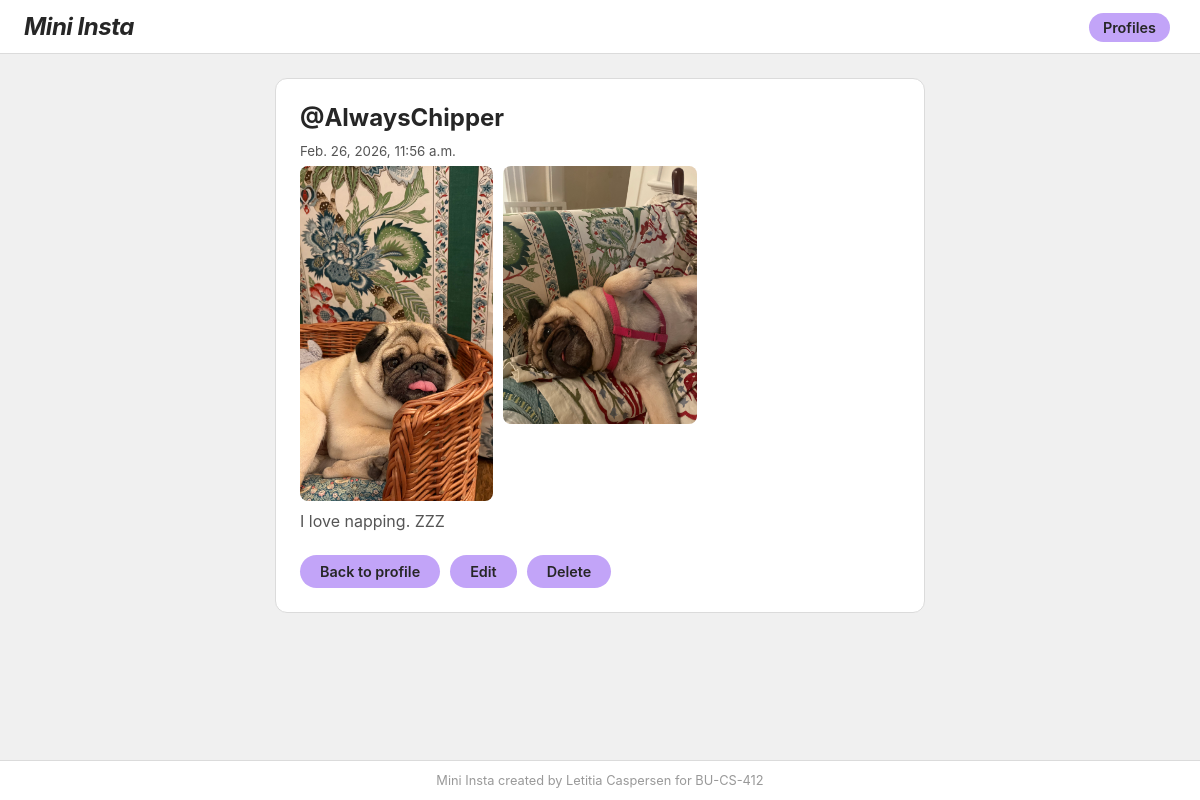
Page /mini_insta/post/7 on the earlier database version.
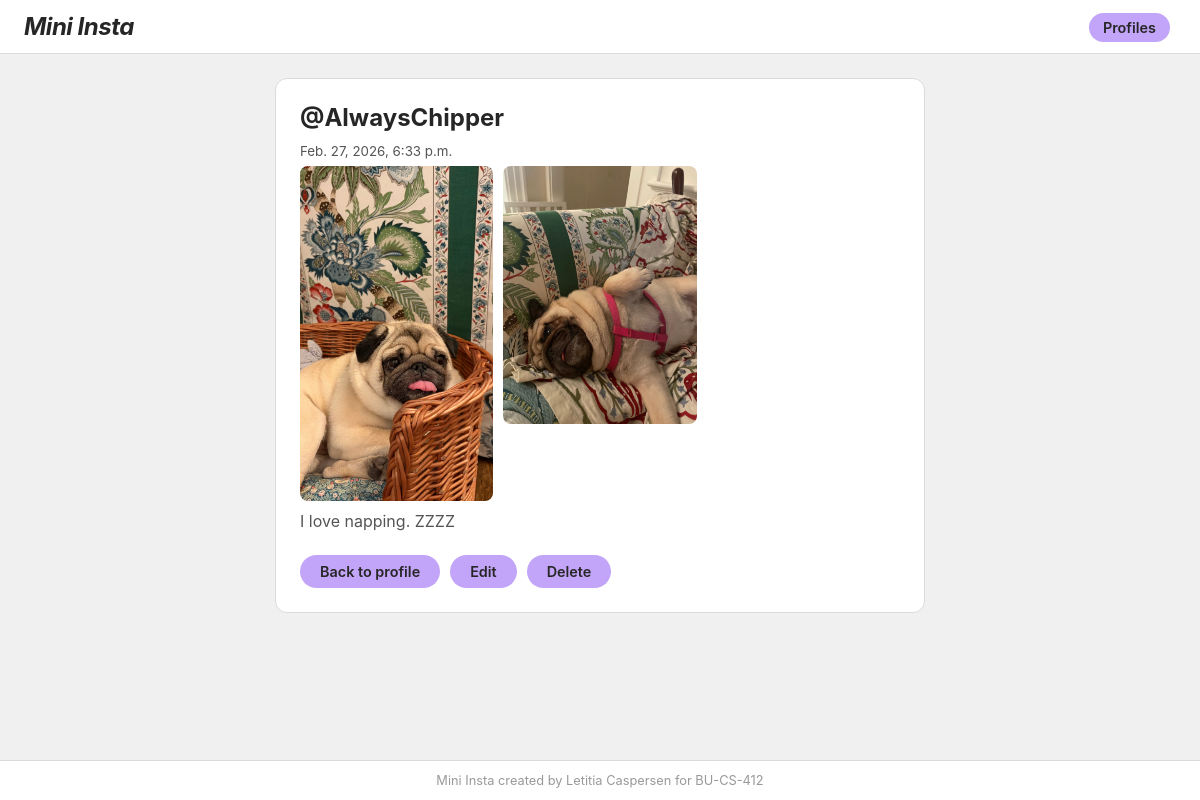
Same page on the later database version.
### mini_insta/models.py (models this page shows, shortened)
class Post(models.Model):
    profile = models.ForeignKey("Profile", on_delete=models.CASCADE)
    timestamp = models.DateTimeField(auto_now=True)
    caption = models.TextField(max_length=256,blank=True)
    def get_all_photos(self):
        photos = Photo.objects.filter(post=self)
        return photos

class Profile(models.Model):
    username = models.CharField(max_length=32, unique=True)
    display_name = models.CharField(max_length=32)
    profile_image_url = models.URLField(max_length=256)
    bio_text = models.TextField(max_length=256)
    join_date = models.DateField(auto_now=False,auto_now_add=True)

class Photo(models.Model):
    post = models.ForeignKey("Post", on_delete=models.CASCADE)
    image_url = models.URLField(blank=True)
    timestamp = models.DateTimeField(auto_now=True)
    image_file = models.ImageField(blank=True)
    def get_image_url(self):
        if self.image_url:
            return self.image_url
        else:
            return self.image_file.url

### mini_insta/views.py (the view)
# urls.py: path('post/<int:pk>', PostDetailView.as_view(), name='show_post'),
class PostDetailView(DetailView):
    model = Post
    template_name = 'mini_insta/show_post.html'
    context_object_name = 'post'

### mini_insta/templates/mini_insta/show_post.html
{% extends 'mini_insta/base.html' %}
{% load static %}
{% block content %}
<div class="post_detail">
    <h2>@{{ post.profile.username }}</h2>
    <p><small>{{ post.timestamp }}</small></p>
    <div class="photo_grid">
        {% with post.get_all_photos as photos %}
        {% if photos %}
            {% for photo in photos %}
            <div class="photo">
                <img src="{{ photo.get_image_url }}" alt="Post Photo">
            </div>
            {% endfor %}
        {% else %}
            <img src="{% static 'mini_insta/no_image.jpg' %}" alt="No Image">
        {% endif %}
        {% endwith %}
    </div>
    <p>{{ post.caption }}</p>
    <div class="post_actions">
        <a href="{% url 'show_profile' post.profile.pk %}"><button type="button">Back to profile</button></a>
        <a href="{% url 'update_post' post.pk %}"><button type="button">Edit</button></a>
        <a href="{% url 'delete_post' post.pk %}"><button type="button">Delete</button></a>
    </div>
</div>
{% endblock %}

### mini_insta/templates/mini_insta/base.html (shortened to what this page needs)
{% load static %}
<!DOCTYPE html>
<html lang="en">
<head>
    <link rel="stylesheet" href="{% static 'mini_insta/style.css' %}">
</head>
<body>
    <header>
        <h1>Mini Insta</h1>
        <nav>
            <a href="{% url 'show_all_profiles' %}">Profiles</a>
        </nav>
    </header>
    <div class="content">
        {% block content %}
        {% endblock %}
    </div>
    <footer>
        <h3> Mini Insta created by Letitia Caspersen for BU-CS-412 </h3>
    </footer>
</body>
</html>

### mini_insta/static/mini_insta/style.css (style rules this page uses)
body { font-family: -apple-system, BlinkMacSystemFont, 'Segoe UI', Arial, sans-serif; margin: 0; padding: 0 0 60px 0; background-color: #f0f0f0; color: #262626; }
header { background-color: #fff; border-bottom: 1px solid #dbdbdb; padding: 12px 24px; display: flex; align-items: center; justify-content: space-between; position: sticky; top: 0; z-index: 100; }
header h1 { margin: 0; font-size: 1.5em; font-style: italic; color: #262626; letter-spacing: -0.5px; }
nav a { color: #262626; text-decoration: none; margin: 0 6px; padding: 6px 14px; border-radius: 20px; font-size: 0.9em; font-weight: 600; background-color: #c2a4f8; transition: background-color 0.2s; }
.content { max-width: 680px; margin: 24px auto; padding: 0 16px; }
h2 { color: #262626; }
.post_detail { background-color: #fff; border: 1px solid #dbdbdb; border-radius: 12px; padding: 24px; max-width: 600px; margin: 0 auto; }
.post_detail h2 { margin: 0 0 8px 0; }
.post_detail p { margin: 4px 0; color: #555; }
.post_detail .post_actions { margin-top: 24px; display: flex; gap: 10px; }
.photo_grid { display: grid; grid-template-columns: repeat(auto-fill, minmax(180px, 1fr)); gap: 10px; margin: 6px 0; }
.photo_grid img, .post_detail > img { width: 100%; border-radius: 8px; object-fit: cover; }
button { padding: 8px 20px; border: none; border-radius: 20px; font-size: 0.9em; font-weight: 600; cursor: pointer; font-family: inherit; transition: background-color 0.2s; }
.form_buttons button[type="submit"], .post_detail button, .posts .post button, .profile_detail button { background-color: #c2a4f8; color: #262626; }
footer { position: fixed; bottom: 0; left: 0; right: 0; background-color: #fff; border-top: 1px solid #dbdbdb; color: #999; text-align: center; padding: 12px 20px; display: flex; justify-content: center; align-items: center; gap: 30px; }
footer h3 { margin: 0; font-size: 0.8em; font-weight: normal; color: #999; }

Differences in the rows shown:
changed Post "AlwaysChipper": timestamp "Feb. 26, 2026, 11:56 a.m." → "Feb. 27, 2026, 6:33 p.m."; caption "I love napping. ZZZ" → "I love napping. ZZZZ"
